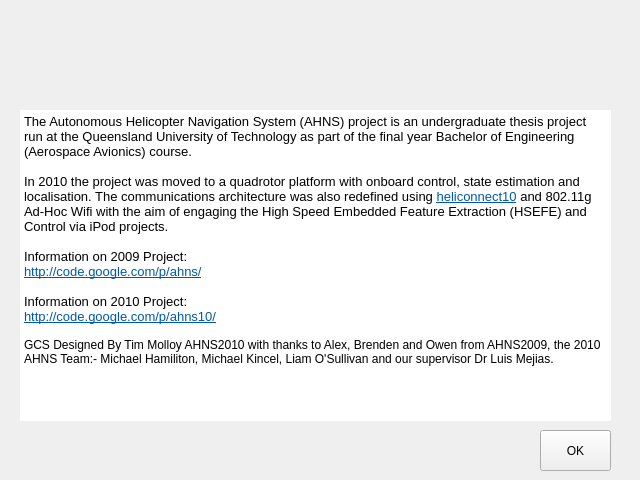
<?xml version="1.0" encoding="UTF-8"?>
<ui version="4.0">
 <class>aboutForm</class>
 <widget class="QWidget" name="aboutForm">
  <property name="enabled">
   <bool>true</bool>
  </property>
  <property name="geometry">
   <rect>
    <x>0</x>
    <y>0</y>
    <width>640</width>
    <height>480</height>
   </rect>
  </property>
  <property name="sizePolicy">
   <sizepolicy hsizetype="Fixed" vsizetype="Fixed">
    <horstretch>0</horstretch>
    <verstretch>0</verstretch>
   </sizepolicy>
  </property>
  <property name="minimumSize">
   <size>
    <width>640</width>
    <height>480</height>
   </size>
  </property>
  <property name="maximumSize">
   <size>
    <width>640</width>
    <height>480</height>
   </size>
  </property>
  <property name="windowTitle">
   <string>About</string>
  </property>
  <widget class="QWidget" name="horizontalLayoutWidget">
   <property name="geometry">
    <rect>
     <x>20</x>
     <y>10</y>
     <width>591</width>
     <height>82</height>
    </rect>
   </property>
   <layout class="QHBoxLayout" name="horizontalLayout">
    <item>
     <widget class="QLabel" name="label">
      <property name="styleSheet">
       <string notr="true">background-color: rgb(255, 255, 255);</string>
      </property>
      <property name="text">
       <string>&lt;!DOCTYPE HTML PUBLIC &quot;-//W3C//DTD HTML 4.0//EN&quot; &quot;http://www.w3.org/TR/REC-html40/strict.dtd&quot;&gt;
&lt;html&gt;&lt;head&gt;&lt;meta name=&quot;qrichtext&quot; content=&quot;1&quot; /&gt;&lt;style type=&quot;text/css&quot;&gt;
p, li { white-space: pre-wrap; }
&lt;/style&gt;&lt;/head&gt;&lt;body style=&quot; font-family:'Sans Serif'; font-size:9pt; font-weight:400; font-style:normal;&quot;&gt;
&lt;p style=&quot; margin-top:0px; margin-bottom:0px; margin-left:0px; margin-right:0px; -qt-block-indent:0; text-indent:0px;&quot;&gt;&lt;img src=&quot;:/about/AHNS_Logo.png&quot; /&gt;&lt;/p&gt;&lt;/body&gt;&lt;/html&gt;</string>
      </property>
     </widget>
    </item>
    <item>
     <spacer name="horizontalSpacer">
      <property name="orientation">
       <enum>Qt::Horizontal</enum>
      </property>
      <property name="sizeHint" stdset="0">
       <size>
        <width>40</width>
        <height>20</height>
       </size>
      </property>
     </spacer>
    </item>
    <item>
     <widget class="QLabel" name="label_2">
      <property name="text">
       <string>&lt;!DOCTYPE HTML PUBLIC &quot;-//W3C//DTD HTML 4.0//EN&quot; &quot;http://www.w3.org/TR/REC-html40/strict.dtd&quot;&gt;
&lt;html&gt;&lt;head&gt;&lt;meta name=&quot;qrichtext&quot; content=&quot;1&quot; /&gt;&lt;style type=&quot;text/css&quot;&gt;
p, li { white-space: pre-wrap; }
&lt;/style&gt;&lt;/head&gt;&lt;body style=&quot; font-family:'Sans Serif'; font-size:9pt; font-weight:400; font-style:normal;&quot;&gt;
&lt;p style=&quot; margin-top:0px; margin-bottom:0px; margin-left:0px; margin-right:0px; -qt-block-indent:0; text-indent:0px;&quot;&gt;&lt;img src=&quot;:/about/QUT_Logo_2Lines_CMYK.jpg&quot; /&gt;&lt;/p&gt;&lt;/body&gt;&lt;/html&gt;</string>
      </property>
     </widget>
    </item>
   </layout>
  </widget>
  <widget class="QPushButton" name="pushButton">
   <property name="geometry">
    <rect>
     <x>540</x>
     <y>430</y>
     <width>71</width>
     <height>41</height>
    </rect>
   </property>
   <property name="text">
    <string>OK</string>
   </property>
  </widget>
  <widget class="QTextBrowser" name="textBrowser">
   <property name="enabled">
    <bool>true</bool>
   </property>
   <property name="geometry">
    <rect>
     <x>20</x>
     <y>110</y>
     <width>591</width>
     <height>311</height>
    </rect>
   </property>
   <property name="autoFillBackground">
    <bool>true</bool>
   </property>
   <property name="frameShape">
    <enum>QFrame::NoFrame</enum>
   </property>
   <property name="frameShadow">
    <enum>QFrame::Plain</enum>
   </property>
   <property name="lineWidth">
    <number>7</number>
   </property>
   <property name="html">
    <string>&lt;!DOCTYPE HTML PUBLIC &quot;-//W3C//DTD HTML 4.0//EN&quot; &quot;http://www.w3.org/TR/REC-html40/strict.dtd&quot;&gt;
&lt;html&gt;&lt;head&gt;&lt;meta name=&quot;qrichtext&quot; content=&quot;1&quot; /&gt;&lt;style type=&quot;text/css&quot;&gt;
p, li { white-space: pre-wrap; }
&lt;/style&gt;&lt;/head&gt;&lt;body style=&quot; font-family:'Sans'; font-size:10pt; font-weight:400; font-style:normal;&quot;&gt;
&lt;p style=&quot; margin-top:0px; margin-bottom:0px; margin-left:0px; margin-right:0px; -qt-block-indent:0; text-indent:0px;&quot;&gt;&lt;span style=&quot; font-family:'Sans Serif';&quot;&gt;The Autonomous Helicopter Navigation System (AHNS) project is an undergraduate thesis project run at the Queensland University of Technology as part of the final year Bachelor of Engineering (Aerospace Avionics) course.&lt;/span&gt;&lt;/p&gt;
&lt;p style=&quot;-qt-paragraph-type:empty; margin-top:0px; margin-bottom:0px; margin-left:0px; margin-right:0px; -qt-block-indent:0; text-indent:0px; font-family:'Sans Serif';&quot;&gt;&lt;/p&gt;
&lt;p style=&quot; margin-top:0px; margin-bottom:0px; margin-left:0px; margin-right:0px; -qt-block-indent:0; text-indent:0px;&quot;&gt;&lt;span style=&quot; font-family:'Sans Serif';&quot;&gt;In 2010 the project was moved to a quadrotor platform with onboard control, state estimation and localisation. The communications architecture was also redefined using &lt;/span&gt;&lt;a href=&quot;http://code.google.com/p/heliconnect10/&quot;&gt;&lt;span style=&quot; font-family:'Sans Serif'; text-decoration: underline; color:#0057ae;&quot;&gt;heliconnect10&lt;/span&gt;&lt;/a&gt;&lt;span style=&quot; font-family:'Sans Serif';&quot;&gt; and 802.11g Ad-Hoc Wifi with the aim of engaging the High Speed Embedded Feature Extraction (HSEFE) and Control via iPod projects.&lt;/span&gt;&lt;/p&gt;
&lt;p style=&quot;-qt-paragraph-type:empty; margin-top:0px; margin-bottom:0px; margin-left:0px; margin-right:0px; -qt-block-indent:0; text-indent:0px; font-family:'Sans Serif';&quot;&gt;&lt;/p&gt;
&lt;p style=&quot; margin-top:0px; margin-bottom:0px; margin-left:0px; margin-right:0px; -qt-block-indent:0; text-indent:0px;&quot;&gt;&lt;span style=&quot; font-family:'Sans Serif';&quot;&gt;Information on 2009 Project:&lt;/span&gt;&lt;/p&gt;
&lt;p style=&quot; margin-top:0px; margin-bottom:0px; margin-left:0px; margin-right:0px; -qt-block-indent:0; text-indent:0px;&quot;&gt;&lt;a href=&quot;http://code.google.com/p/ahns/&quot;&gt;&lt;span style=&quot; font-family:'Sans Serif'; text-decoration: underline; color:#0057ae;&quot;&gt;http://code.google.com/p/ahns/&lt;/span&gt;&lt;/a&gt;&lt;/p&gt;
&lt;p style=&quot; margin-top:0px; margin-bottom:0px; margin-left:0px; margin-right:0px; -qt-block-indent:0; text-indent:0px;&quot;&gt;&lt;span style=&quot; font-family:'Sans Serif';&quot;&gt; &lt;/span&gt;&lt;/p&gt;
&lt;p style=&quot; margin-top:0px; margin-bottom:0px; margin-left:0px; margin-right:0px; -qt-block-indent:0; text-indent:0px;&quot;&gt;&lt;span style=&quot; font-family:'Sans Serif';&quot;&gt;Information on 2010 Project:&lt;/span&gt;&lt;/p&gt;
&lt;p style=&quot; margin-top:0px; margin-bottom:0px; margin-left:0px; margin-right:0px; -qt-block-indent:0; text-indent:0px;&quot;&gt;&lt;a href=&quot;http://code.google.com/p/ahns10/&quot;&gt;&lt;span style=&quot; font-family:'Sans Serif'; text-decoration: underline; color:#0057ae;&quot;&gt;http://code.google.com/p/ahns10/&lt;/span&gt;&lt;/a&gt;&lt;/p&gt;
&lt;p style=&quot;-qt-paragraph-type:empty; margin-top:0px; margin-bottom:0px; margin-left:0px; margin-right:0px; -qt-block-indent:0; text-indent:0px; font-family:'Sans Serif'; font-size:9pt; text-decoration: underline; color:#0057ae;&quot;&gt;&lt;/p&gt;
&lt;p style=&quot; margin-top:0px; margin-bottom:0px; margin-left:0px; margin-right:0px; -qt-block-indent:0; text-indent:0px;&quot;&gt;&lt;span style=&quot; font-family:'Sans Serif'; font-size:9pt;&quot;&gt;GCS Designed By Tim Molloy AHNS2010 with thanks to Alex, Brenden and Owen from AHNS2009, the 2010 AHNS Team:- Michael Hamiliton, Michael Kincel, Liam O'Sullivan and our supervisor Dr Luis Mejias.&lt;/span&gt;&lt;/p&gt;&lt;/body&gt;&lt;/html&gt;</string>
   </property>
   <property name="acceptRichText">
    <bool>true</bool>
   </property>
   <property name="textInteractionFlags">
    <set>Qt::TextSelectableByKeyboard|Qt::TextSelectableByMouse</set>
   </property>
  </widget>
 </widget>
 <resources/>
 <connections>
  <connection>
   <sender>pushButton</sender>
   <signal>clicked()</signal>
   <receiver>aboutForm</receiver>
   <slot>close()</slot>
   <hints>
    <hint type="sourcelabel">
     <x>578</x>
     <y>451</y>
    </hint>
    <hint type="destinationlabel">
     <x>497</x>
     <y>446</y>
    </hint>
   </hints>
  </connection>
 </connections>
</ui>
